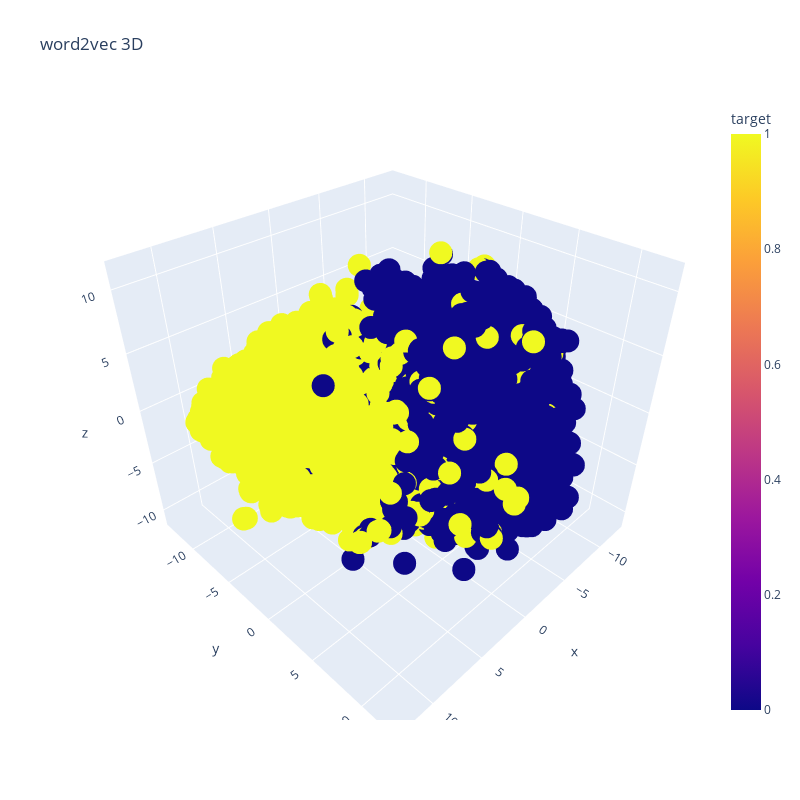

This figure's notebook cell:
### Code cell
X_tsne_3 = tsne.fit_transform(train_word2vec)

d = {'target': list(data['isPositive']),
    'x': X_tsne_3[:, 0],
    'y': X_tsne_3[:, 1],
    'z': X_tsne_3[:, 2]}
df = pd.DataFrame(data = d)

fig = px.scatter_3d(df, x='x', y='y', z='z',
                    color='target',
                    title="word2vec 3D")

fig.update_layout(width=800, height=800)
fig.show()

### Figure 1 — Plotly figure (JSON) as saved in the notebook; plotly's stock layout.template omitted (floating-point values rounded to 4 significant figures; data arrays with more than 128 entries replaced by an {"elided": "..."} marker saying what was removed)
{"data": [{"hovertemplate": "x=%{x}<br>y=%{y}<br>z=%{z}<br>target=%{marker.color}<extra></extra>", "legendgroup": "", "marker": {"color": {"elided": "3950 int values"}, "coloraxis": "coloraxis", "symbol": "circle"}, "mode": "markers", "name": "", "scene": "scene", "showlegend": false, "type": "scatter3d", "x": {"elided": "3950 float values"}, "y": {"elided": "3950 float values"}, "z": {"elided": "3950 float values"}}], "layout": {"coloraxis": {"colorbar": {"title": {"text": "target"}}, "colorscale": [[0, "#0d0887"], [0.1111, "#46039f"], [0.2222, "#7201a8"], [0.3333, "#9c179e"], [0.4444, "#bd3786"], [0.5556, "#d8576b"], [0.6667, "#ed7953"], [0.7778, "#fb9f3a"], [0.8889, "#fdca26"], [1, "#f0f921"]]}, "height": 800, "legend": {"tracegroupgap": 0}, "scene": {"domain": {"x": [0, 1], "y": [0, 1]}, "xaxis": {"title": {"text": "x"}}, "yaxis": {"title": {"text": "y"}}, "zaxis": {"title": {"text": "z"}}}, "title": {"text": "word2vec 3D"}, "width": 800}}
